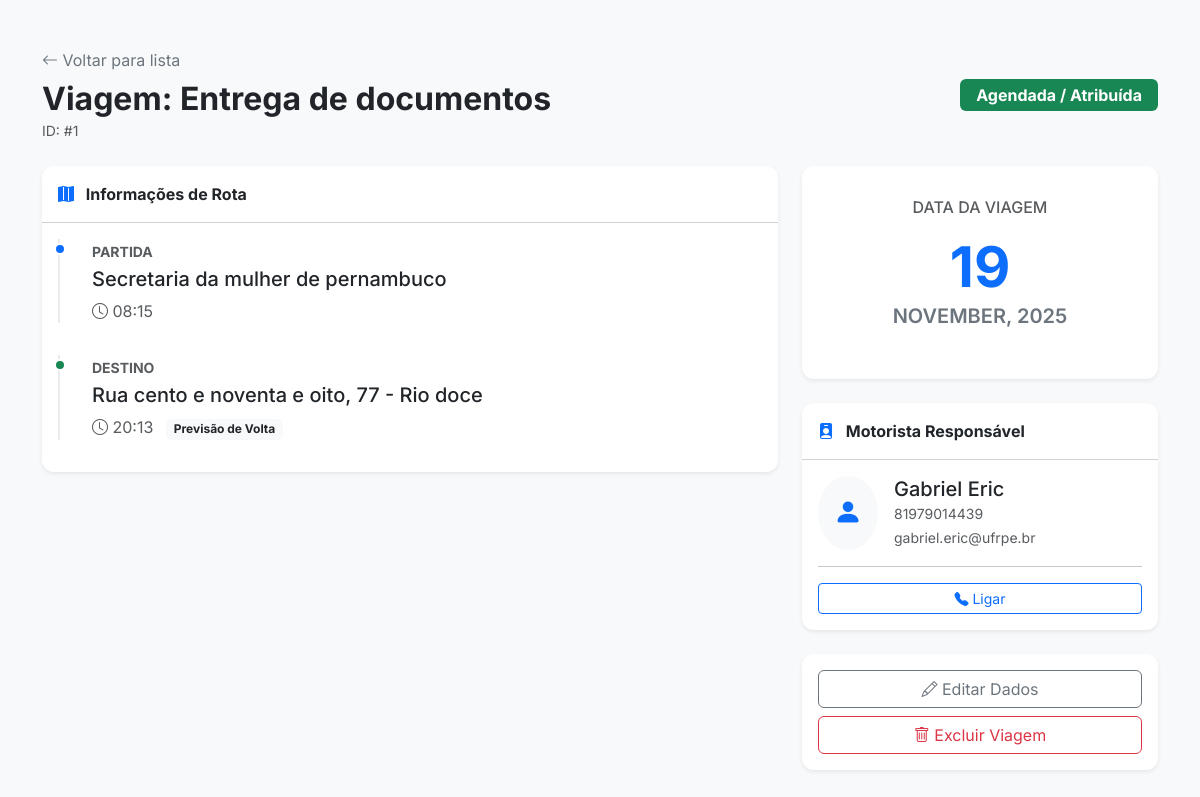
Page /viagem/detalhes/1 on the earlier database version.
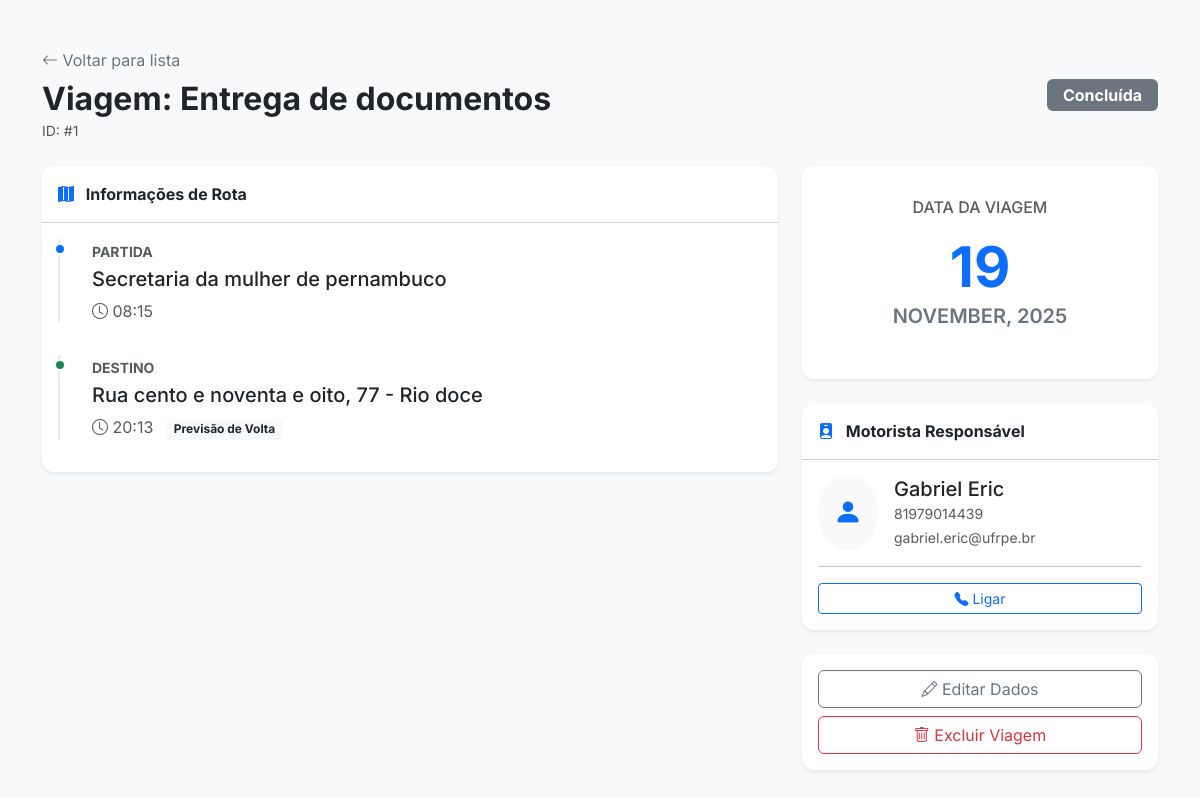
Same page on the later database version.
### routes/viagem.py (the view)
@viagem_bp.route('/detalhes/<int:id_viagem>', methods=['GET'])
def detalhes_viagem(id_viagem):
    viagem = viagem_service.get_by_id(id_viagem)
    if not viagem:
        return render_template('erro.html', mensagem="Viagem não encontrada"), 404
    motorista = None
    if viagem.atribuicoes:
        motorista = viagem.atribuicoes[0].motorista
    return render_template('detalhes_viagem.html', viagem=viagem, motorista=motorista)

### repositories/viagem_repository.py (called while the page is built)
    def get_by_id(self, id_viagem):
        return Viagem.query.get(id_viagem)

### services/viagem_service.py (called while the page is built)
    def get_by_id(self, id_viagem):
        if not id_viagem:
            return None
        return self.repo.get_by_id(id_viagem)

### templates/detalhes_viagem.html (shortened to what the changed rows need)
<!DOCTYPE html>
<html lang="pt-br">
<head>
    <link href="https://cdn.jsdelivr.net/npm/bootstrap@5.3.3/dist/css/bootstrap.min.css" rel="stylesheet">
    <link rel="stylesheet" href="https://cdn.jsdelivr.net/npm/bootstrap-icons@1.11.3/font/bootstrap-icons.min.css">
</head>
<body>
    <div class="container py-5">
        <div class="d-flex justify-content-between align-items-center mb-4">
            <div>
                <h2 class="fw-bold mb-0">Viagem: {{ viagem.titulo }}</h2>
            </div>
            <div>
                {% if viagem.status == 'Concluída' %}
                    <span class="badge bg-secondary fs-6 px-3 py-2">Concluída</span>
                {% elif viagem.status == 'Atribuída' %}
                    <span class="badge bg-success fs-6 px-3 py-2">Agendada / Atribuída</span>
                {% else %}
                    <span class="badge bg-warning text-dark fs-6 px-3 py-2">Pendente</span>
                {% endif %}
            </div>
        </div>
        <div class="row g-4">
            <div class="col-lg-4">
                <div class="card mb-4 text-center p-3">
                    <div class="card-body">
                        <h1 class="display-4 fw-bold text-primary mb-0">
                            {{ viagem.data_viagem.strftime('%d') }}
                        </h1>
                    </div>
                </div>
            </div>
        </div>
    </div>
</body>
</html>

Differences in the rows shown:
changed Viagem "Entrega de documentos": status "Atribuída" → "Concluída" (drawn)
Other differences:
text no longer shown: "Agendada / Atribuída"
text now shown: "Concluída"
